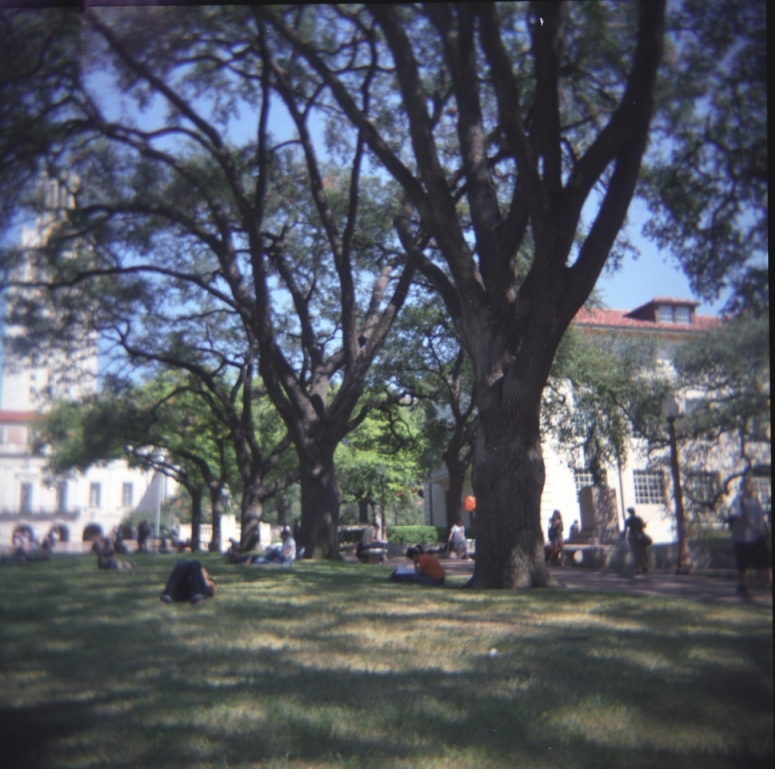
%> input picture pictures/inputSeamCarvingMall.jpg, 775 x 769 px
$ octave --eval "result = Extra2_energy_img(imread('../pictures/inputSeamCarvingMall.jpg'));"   (GNU Octave 9; MATLAB toolbox functions it lacks are replaced by stand-ins)
%> lines starting %> are read from the running program, lines starting %| are printed output that depends on the picture; in (x1, y1, x2, y2) boxes, pixels count from 0 and x2, y2 are one past the last pixel; in counts of white or black regions, pixels touching at a corner belong together; the program's own positions count from 1
function energyImg = Extra2_energy_img(im)
    gray = rgb2gray(im);
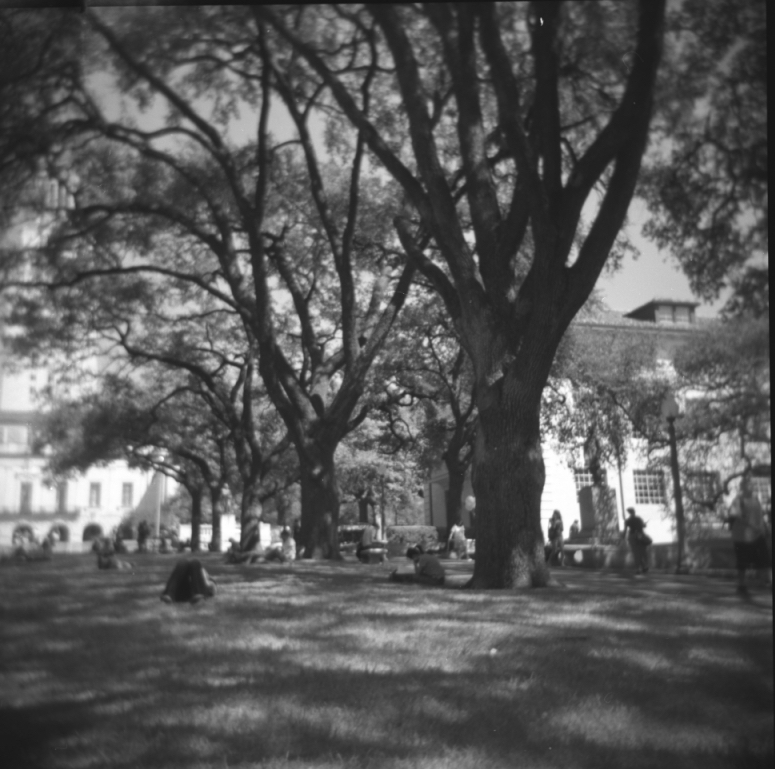
%> gray: size 769x775 uint8; min 19, max 255, mean 88
    [Gx, Gy] = imgradientxy(gray);
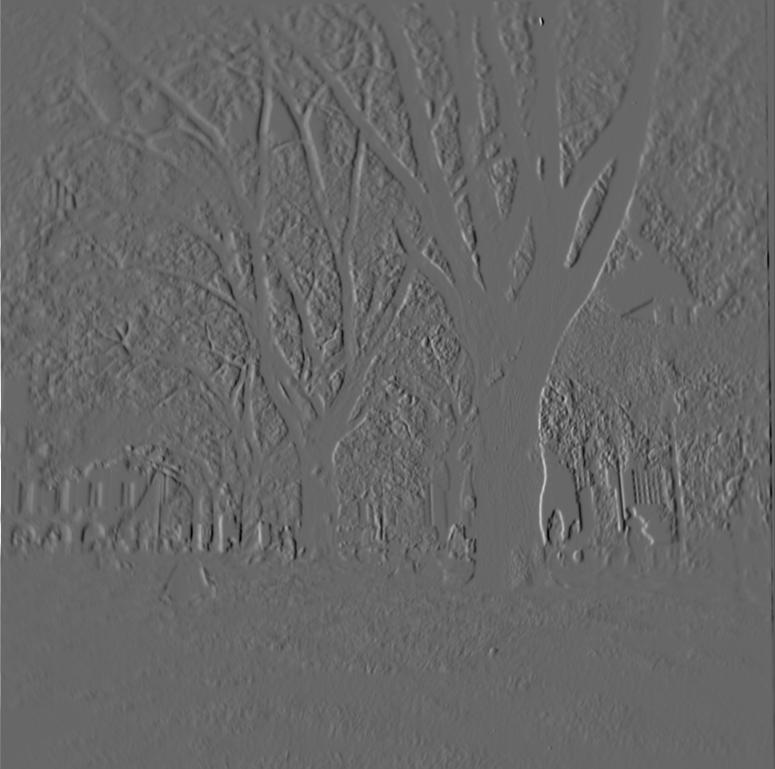
%> Gx: size 769x775 double; min -644, max 941, mean -0.4; drawn with min black and max white
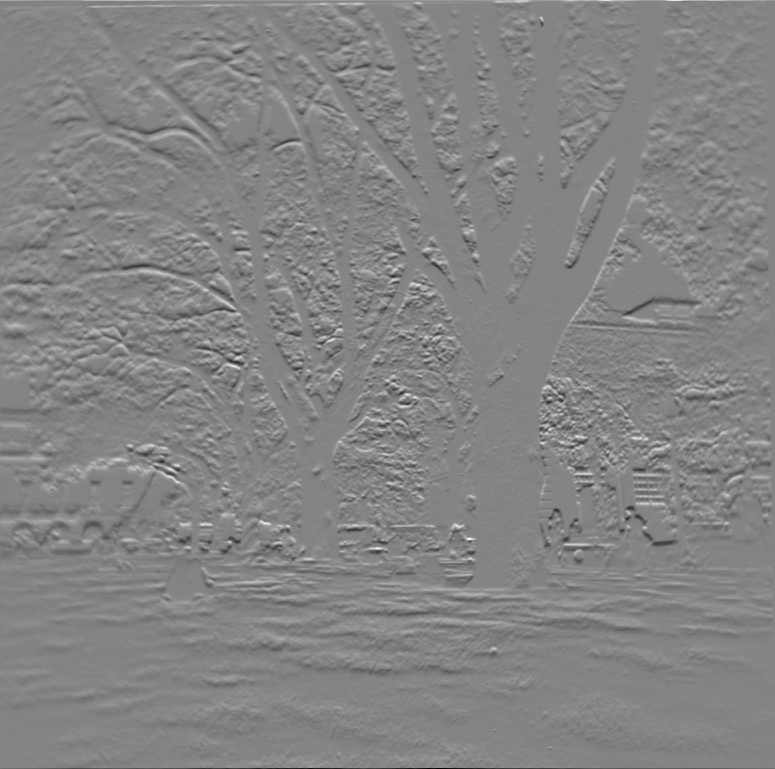
%> Gy: size 769x775 double; min -607, max 564, mean 0.2; drawn with min black and max white
    energyImg = double(sqrt(Gx.^2 + Gy.^2));
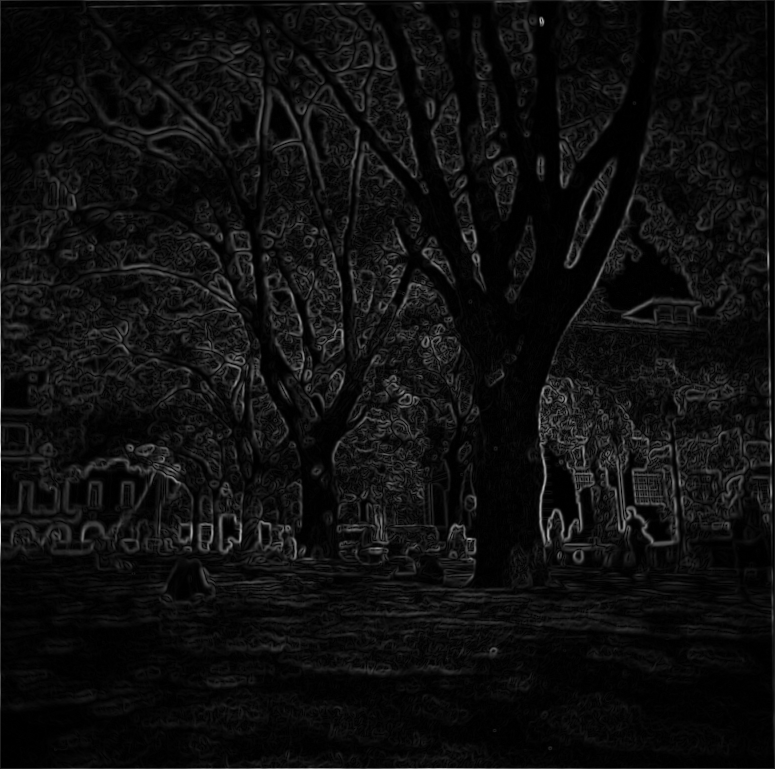
%> energyImg: size 769x775 double; min 0, max 941, mean 55.5; drawn with min black and max white
    skinDetector = rgb2hsv(im);
%> skinDetector: size 769x775x3 double; mean H, S, V 0.529, 0.179, 0.394
    skinDetector = skinDetector(:,:,1);
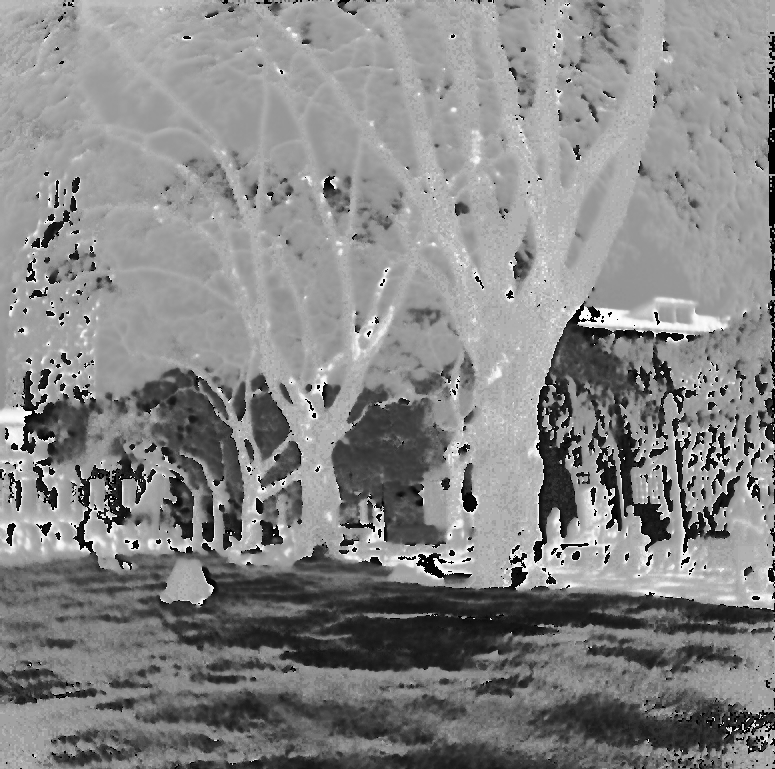
%> skinDetector: size 769x775 double; min 0, max 0.997, mean 0.529
    skinDetector(skinDetector < 0.06) = 300;
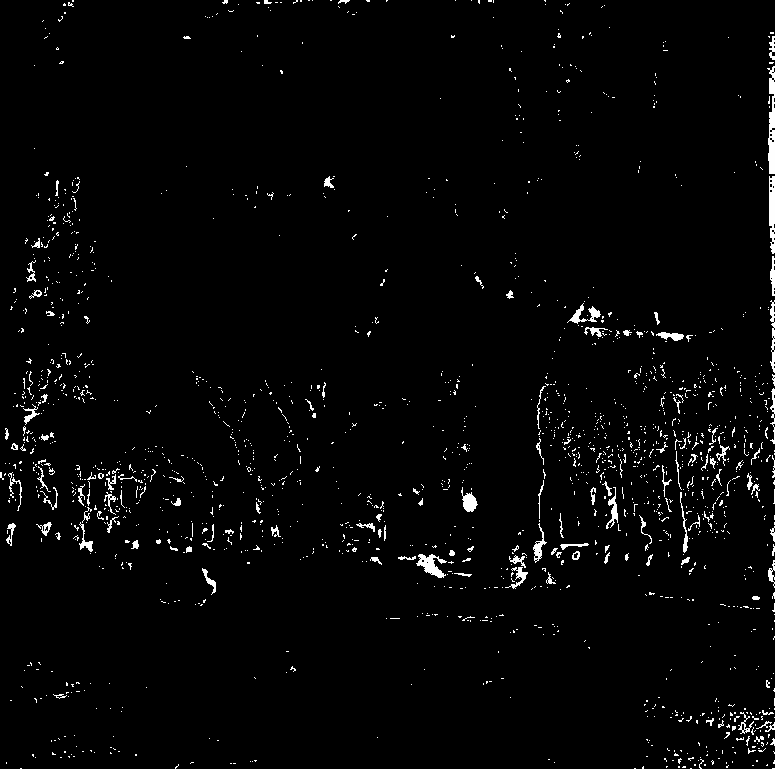
%> skinDetector: size 769x775 double; 2.26% of pixels changed, all inside (x1, y1, x2, y2) = (0, 0, 775, 769); drawn with min black and max white
    energyImg = energyImg + skinDetector;
%> `result = Extra2_energy_img(imread('../pictures/inputSeamCarvingMall.jp..`:
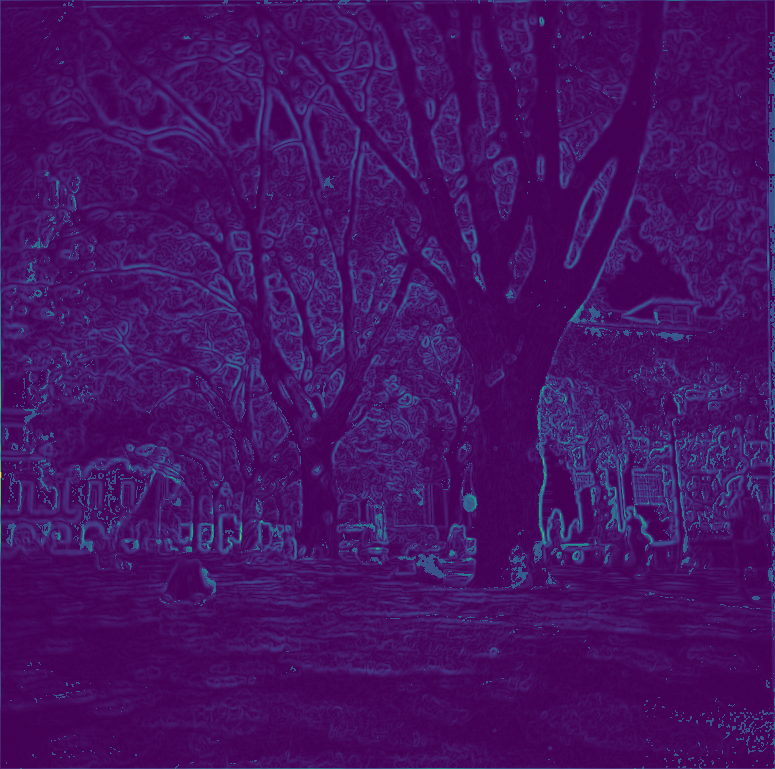
%> displayed picture: size 769x775x3, on the screen's scale of 0 to 255; mean R, G, B 69.5, 18.1, 99.2
    imagesc(energyImg)
end

$ run again, on pictures/inputSeamCarvingPrague.jpg
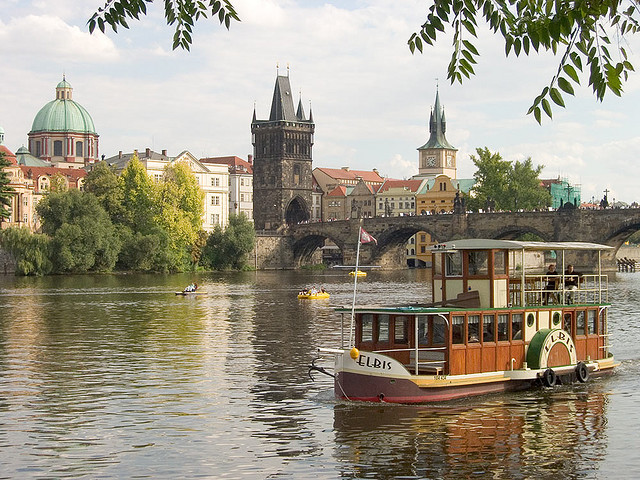
%> input picture pictures/inputSeamCarvingPrague.jpg, 640 x 480 px
%> in Extra2_energy_img, `skinDetector(skinDetector < 0.06) = 300;`:
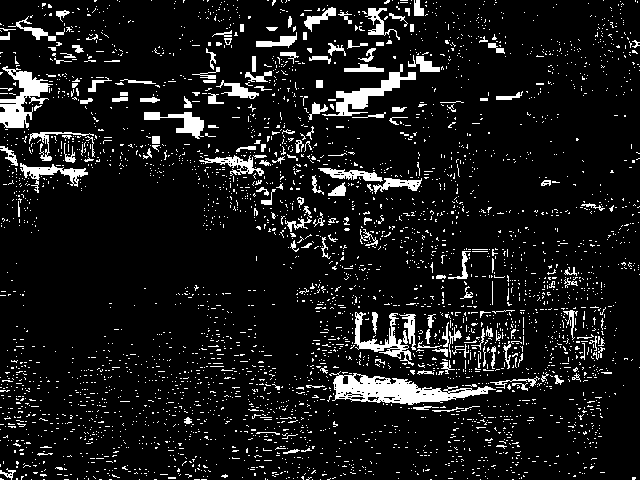
%> skinDetector: size 480x640 double; min 0.06, max 300, mean 28.5; drawn with min black and max white
%> `result = Extra2_energy_img(imread('../pictures/inputSeamCarvingMall.jp..`:
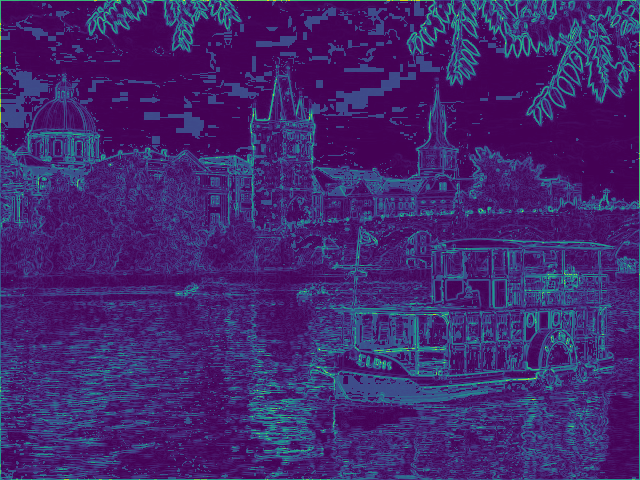
%> displayed picture: size 480x640x3, on the screen's scale of 0 to 255; mean R, G, B 66.2, 38.3, 110.3
